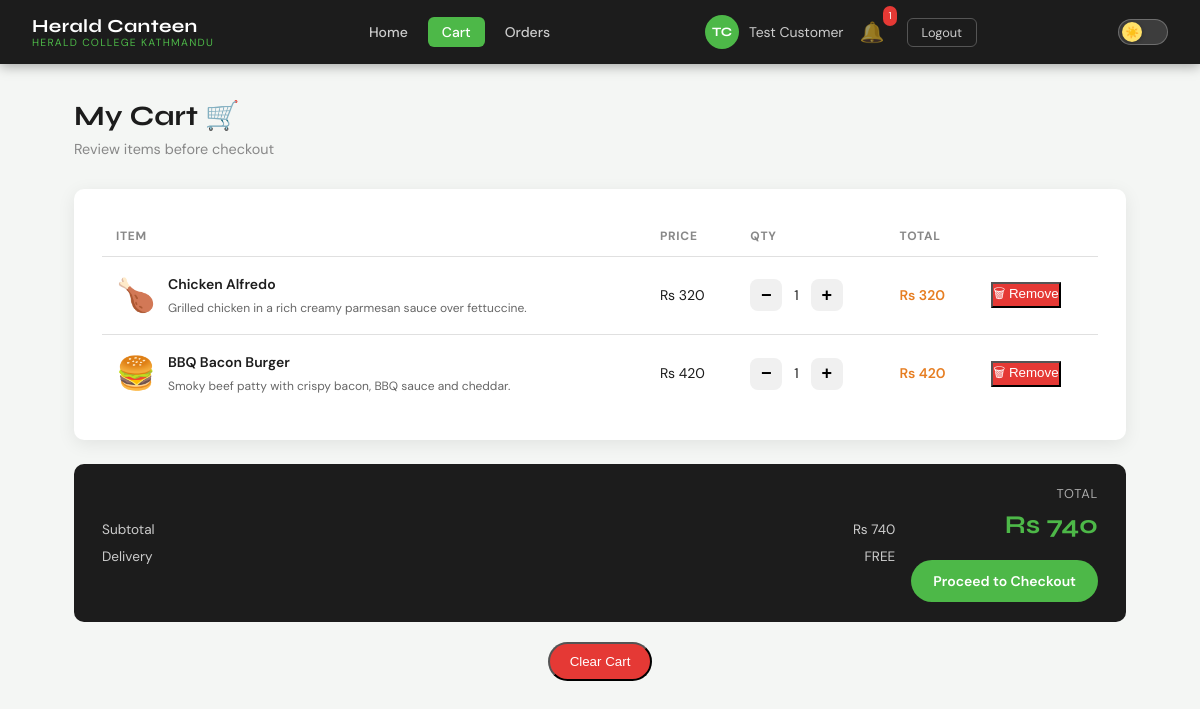
/pages/my_cart.php (signed in), run on the app's committed database.
### tables this page shows
CREATE TABLE `cart` (
  `cart_id` int(10) UNSIGNED NOT NULL,
  `user_id` int(10) UNSIGNED NOT NULL,
  `item_id` int(10) UNSIGNED NOT NULL,
  `quantity` int(10) UNSIGNED NOT NULL DEFAULT 0,
  `total_price` decimal(10,2) NOT NULL DEFAULT 0.00,
  `added_at` datetime NOT NULL DEFAULT current_timestamp()
);

CREATE TABLE `menu_items` (
  `item_id` int(10) UNSIGNED NOT NULL,
  `category_id` int(10) UNSIGNED NOT NULL,
  `name` varchar(150) NOT NULL,
  `description` text DEFAULT NULL,
  `price` decimal(10,2) NOT NULL,
  `image_url` varchar(255) DEFAULT NULL,
  `rating` decimal(2,1) NOT NULL DEFAULT 0.0,
  `is_available` tinyint(1) NOT NULL DEFAULT 0,
  `created_at` datetime NOT NULL DEFAULT current_timestamp(),
  `updated_at` datetime NOT NULL DEFAULT current_timestamp() ON UPDATE current_timestamp()
);

### pages/my_cart.php (the view, shortened to what this page needs)
<?php
require_once "../includes/auth.php";
$user_id = (int) $_SESSION['user_id'];
$stmt = $conn->prepare("
    SELECT c.cart_id, c.quantity, c.total_price as cart_total_price,
           m.item_id, m.name AS item_name, m.description, m.price, m.is_available
    FROM cart c
    JOIN menu_items m ON c.item_id = m.item_id
    WHERE c.user_id = ?
    ORDER BY c.added_at DESC
");
$stmt->bind_param("i", $user_id);
$stmt->execute();
$result = $stmt->get_result();
$cart_items = [];
while ($row = $result->fetch_assoc()) {
    $row['total_price'] = $row['quantity'] * $row['price'];
    $cart_items[] = $row;
}
$subtotal    = array_sum(array_column($cart_items, 'total_price'));
$delivery    = ($subtotal > 0 && $subtotal < FREE_DELIVERY_THRESHOLD) ? DELIVERY_FEE : 0;
$grand_total = $subtotal + $delivery;
function get_food_emoji(string $name): string {
    $map = ['momo'=>'🥟','burger'=>'🍔','pizza'=>'🍕','rice'=>'🍚',
            'noodle'=>'🍜','chicken'=>'🍗','tea'=>'☕','coffee'=>'☕',
            'cake'=>'🎂','soup'=>'🍲','pasta'=>'🍝','sandwich'=>'🥪',
            'roll'=>'🌯','drink'=>'🥤','dessert'=>'🍰'];
    $lower = strtolower($name);
    foreach ($map as $k => $e) { if (str_contains($lower, $k)) return $e; }
    return '🍱';
}
$full_name  = $_SESSION['full_name'] ?? 'User';
$name_parts = explode(' ', $full_name);
$initials   = strtoupper($name_parts[0][0] . ($name_parts[1][0] ?? ''));
?>
<!DOCTYPE html>
<html lang="en">
<head>
<link rel="stylesheet" href="../assets/css/style.css">
</head>
<body>
<nav class="navbar">
    <div class="navbar-title">
        Herald Canteen
        <span>Herald College Kathmandu</span>
    </div>
    <ul class="navbar-nav">
        <li><a href="dashboard.php">Home</a></li>
        <li><a class="active" href="my_cart.php">Cart</a></li>
        <li><a href="my_orders.php">Orders</a></li>
    </ul>
    <div class="navbar-user">
        <div class="navbar-avatar"><?= htmlspecialchars($initials) ?></div>
        <span class="navbar-username"><?= htmlspecialchars($full_name) ?></span>
        <?php
        $nc_stmt = $conn->prepare("SELECT COUNT(*) FROM notifications WHERE user_id = ? AND is_read = 0");
        $nc_stmt->bind_param("i", $user_id);
        $nc_stmt->execute();
        $notif_cart_count = (int)$nc_stmt->get_result()->fetch_row()[0];
        ?>
        <a href="notifications.php" class="notif-wrap" title="Notifications" style="position:relative;display:inline-flex;align-items:center;font-size:20px;text-decoration:none;margin-right:6px;">
            🔔
            <?php if ($notif_cart_count > 0): ?>
            <span class="notif-badge"><?= $notif_cart_count ?></span>
            <?php endif; ?>
        </a>
        <form method="POST" action="logout.php">
            <button class="btn-logout">Logout</button>
        </form>
    </div>
    <label class="theme-toggle" title="Toggle light/dark mode">
      <span class="theme-slider"></span>
    </label>
</nav>
<div class="page-wrapper">
    <div class="page-heading">
        <h1>My Cart 🛒</h1>
        <p>Review items before checkout</p>
    </div>
    <?php if (empty($cart_items)): ?>
        <div class="card">
            <div class="empty-state">
                <div class="empty-icon">🛒</div>
                <h3>Your cart is empty</h3>
                <p>Add items from menu</p>
                <a href="dashboard.php" class="btn btn-primary">Browse Menu</a>
            </div>
        </div>
    <?php else: ?>
        <div class="card">
            <table class="cart-table" id="cart-table">
                <thead>
                    <tr>
                        <th>Item</th>
                        <th>Price</th>
                        <th>Qty</th>
                        <th>Total</th>
                        <th></th>
                    </tr>
                </thead>
                <tbody id="cart-body">
                <?php foreach ($cart_items as $item): ?>
                    <tr id="cart-row-<?= $item['cart_id'] ?>"
                        data-cart-id="<?= $item['cart_id'] ?>"
                        data-price="<?= (float)$item['price'] ?>">
                        <td>
                            <div class="item-cell">
                                <span class="item-emoji"><?= get_food_emoji($item['item_name']) ?></span>
                                <div>
                                    <div class="item-name"><?= htmlspecialchars($item['item_name']) ?></div>
                                    <div class="item-cuisine"><?= htmlspecialchars($item['description']) ?></div>
                                </div>
                            </div>
                        </td>
                        <td>Rs <?= number_format($item['price']) ?></td>
                        <td>
                            <div class="qty-stepper">
                                <button type="button" class="qty-btn"
                                    onclick="cartAction('decrease', <?= $item['cart_id'] ?>, this)">−</button>
                                <span id="qty-<?= $item['cart_id'] ?>"><?= $item['quantity'] ?></span>
                                <button type="button" class="qty-btn"
                                    onclick="cartAction('increase', <?= $item['cart_id'] ?>, this)">+</button>
                            </div>
                        </td>
                        <td class="item-price-strong" id="line-<?= $item['cart_id'] ?>">
                            Rs <?= number_format($item['total_price']) ?>
                        </td>
                        <td>
                            <button type="button" class="btn-danger"
                                onclick="cartAction('remove', <?= $item['cart_id'] ?>, this)">
                                🗑 Remove
                            </button>
                        </td>
                    </tr>
                <?php endforeach; ?>
                </tbody>
            </table>
        </div>
        <div class="summary-strip" id="summary-strip">
            <div class="summary-left">
                <div class="summary-line">
                    <span>Subtotal</span>
                    <span id="summary-subtotal">Rs <?= number_format($subtotal) ?></span>
                </div>
                <div class="summary-line">
                    <span>Delivery</span>
                    <span id="summary-delivery"><?= $delivery ? "Rs $delivery" : "FREE" ?></span>
                </div>
            </div>
            <div class="summary-right">
                <div class="total-label">Total</div>
                <div class="total-amount" id="summary-grand">Rs <?= number_format($grand_total) ?></div>
                <a href="payment.php" class="btn btn-primary"
                   style="display:block;text-align:center;margin-top:14px;">
                    Proceed to Checkout
                </a>
            </div>
        </div>
        <div class="clear-cart-wrap">
            <form method="POST" id="clear-form">
                <button type="button" class="btn-danger btn-clear-cart"
                    onclick="clearAll()">Clear Cart</button>
            </form>
        </div>
    <?php endif; ?>
</div>
</body>
</html>

### data on the page
cart: item.name "🍗", item.name "Chicken Alfredo", item.description "Grilled chicken in a rich creamy parmesan sauce over fettuccine.", item.price "320", quantity "1", total_price "320"
cart: item.name "🍔", item.name "BBQ Bacon Burger", item.description "Smoky beef patty with crispy bacon, BBQ sauce and cheddar.", item.price "420", quantity "1", total_price "420"

### other printed values
$initials "TC"
$full_name "Test Customer"
$notif_cart_count "1"
$subtotal "740"
$grand_total "740"
